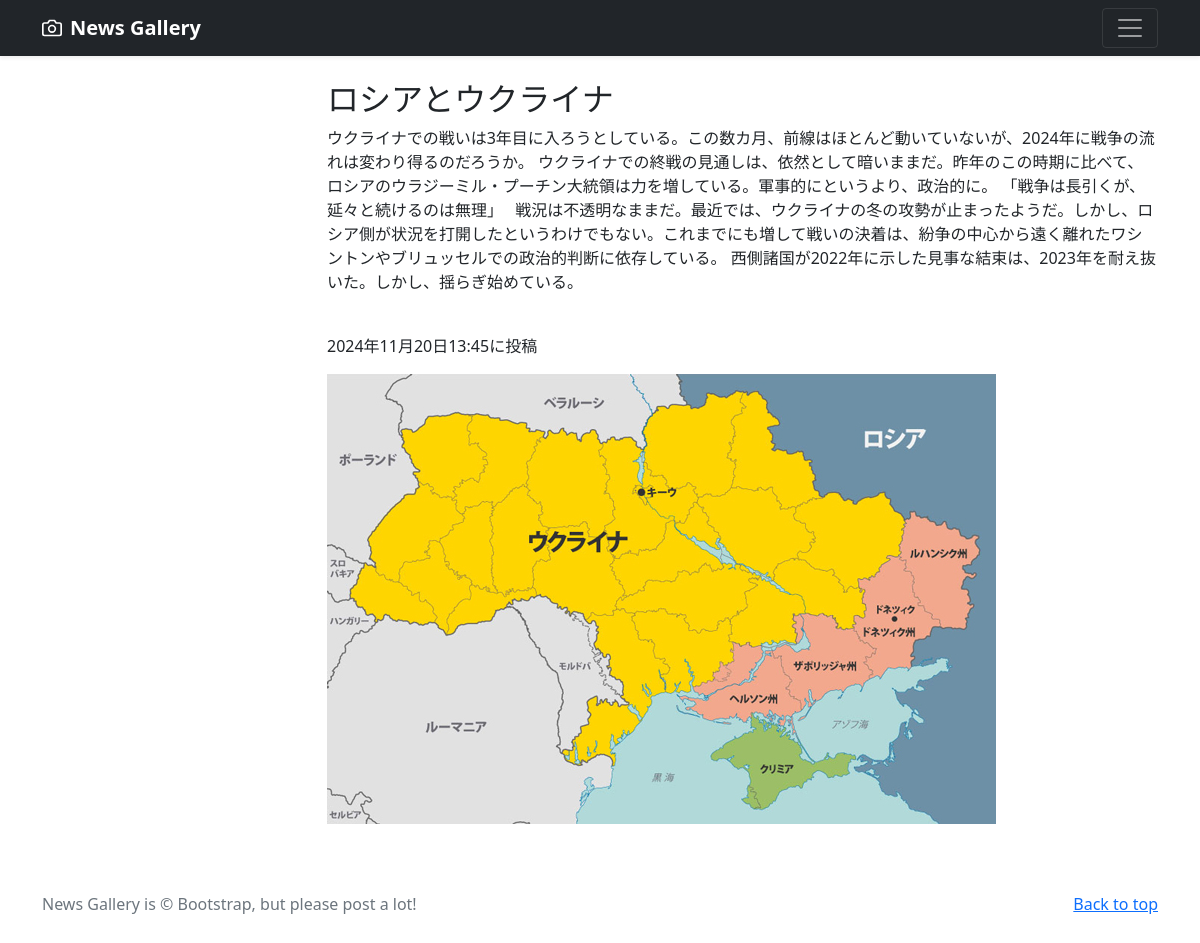
Screenshot of /news-detail/2 with the database file from the repository.
### news/models.py (models this page shows, shortened)
class PhotoPost(models.Model):
    user = models.ForeignKey(
        CustomUser,
        verbose_name='ユーザー',
        on_delete=models.CASCADE
        )
    category = models.ForeignKey(
        Category,
        verbose_name='カテゴリ',
        on_delete=models.PROTECT
        )
    title = models.CharField(
        verbose_name='タイトル', # フィールドのタイトル
        max_length=200        # 最大文字数は200
        )
    comment = models.TextField(
        verbose_name='コメント',  # フィールドのタイトル
        )
    image1 = models.ImageField(
        verbose_name='イメージ1',# フィールドのタイトル
        upload_to = 'news'   # MEDIA_ROOT以下のphotosにファイルを保存
        )
    image2 = models.ImageField(
        verbose_name='イメージ2',# フィールドのタイトル
        upload_to = 'news',  # MEDIA_ROOT以下のphotosにファイルを保存
        blank=True,            # フィールド値の設定は必須でない
        null=True              # データベースにnullが保存されることを許容
        )
    posted_at = models.DateTimeField(
        verbose_name='投稿日時', # フィールドのタイトル
        auto_now_add=True       # 日時を自動追加
        )

### news/views.py (the view)
class DetailView(DetailView):
    template_name = 'detail.html'
    model = PhotoPost

### news/templates/detail.html (shortened to what this page needs)
{% extends 'base.html' %}
      {% block contents %}
      <br>
      <div class="container">
        <div class="row">
          <div class="col offset-3">
            <h2>{{object.title}}</h2>
            <p>{{object.comment}}</p>
            <br>
            <p>{{object.posted_at}}に投稿</p>
            <p><img src="{{ object.image1.url }}"></img></p>
          </div>
        </div>
      </div>
      {% endblock %}

### rows the page displays
PhotoPost: title "ロシアとウクライナ", comment "ウクライナでの戦いは3年目に入ろうとしている。この数カ月、前線はほとんど動いていないが、2024年に戦争の流れは変わり得るのだろうか。 ウクライナでの終戦の見通しは、依然として暗いままだ。昨年のこの時期に比べて、ロシアのウラジーミル・プーチン大統領は力を増している。軍事的にというより、政治的に。 「戦争は長引くが、延々と続けるのは無理」 戦況は不透明なままだ。最近では、ウクライナの冬の攻勢が止まったようだ。しかし、ロシア側が状況を打開したというわけでもない。これまでにも増して戦いの決着は、紛争の中心から遠く離れたワシントンやブリュッセルでの政治的判断に依存している。 西側諸国が2022年に示した見事な結束は、2023年を耐え抜いた。しかし、揺らぎ始めている。", posted_at "2024年11月20日13:45", image1 (picture)
